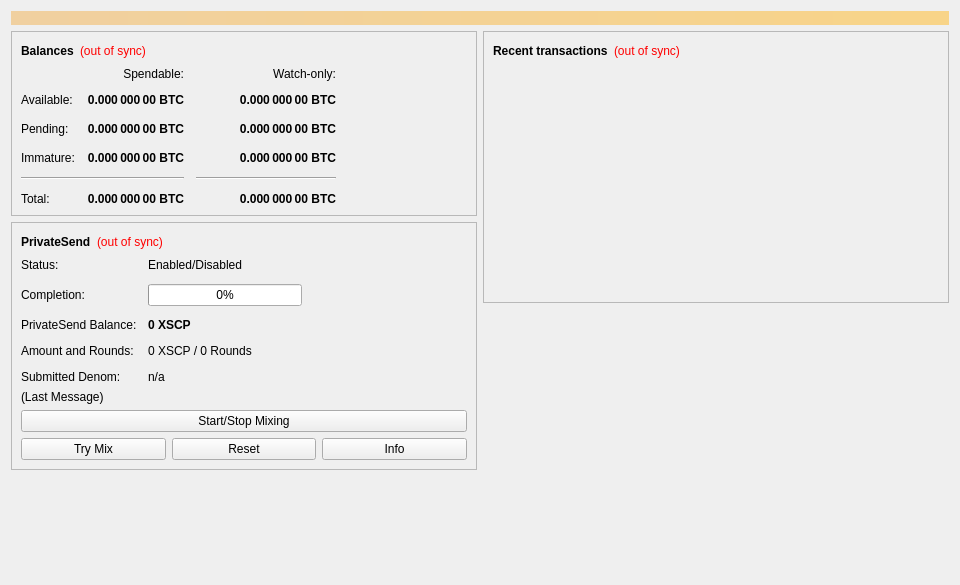
<?xml version="1.0" encoding="UTF-8"?>
<ui version="4.0">
 <class>OverviewPage</class>
 <widget class="QWidget" name="OverviewPage">
  <property name="geometry">
   <rect>
    <x>0</x>
    <y>0</y>
    <width>960</width>
    <height>585</height>
   </rect>
  </property>
  <property name="minimumSize">
   <size>
    <width>960</width>
    <height>0</height>
   </size>
  </property>
  <property name="windowTitle">
   <string>Form</string>
  </property>
  <layout class="QVBoxLayout" name="topLayout">
   <item>
    <widget class="QLabel" name="labelAlerts">
     <property name="visible">
      <bool>false</bool>
     </property>
     <property name="styleSheet">
      <string notr="true">background-color: qlineargradient(x1: 0, y1: 0, x2: 1, y2: 0, stop:0 #F0D0A0, stop:1 #F8D488); color:#000000;</string>
     </property>
     <property name="wordWrap">
      <bool>true</bool>
     </property>
     <property name="margin">
      <number>3</number>
     </property>
    </widget>
   </item>
   <item>
    <layout class="QHBoxLayout" name="horizontalLayout" stretch="1,1">
     <item>
      <layout class="QVBoxLayout" name="verticalLayout_2">
       <item>
        <widget class="QFrame" name="frame">
         <property name="frameShape">
          <enum>QFrame::StyledPanel</enum>
         </property>
         <property name="frameShadow">
          <enum>QFrame::Raised</enum>
         </property>
         <layout class="QVBoxLayout" name="verticalLayout_4">
          <item>
           <layout class="QHBoxLayout" name="horizontalLayout_4">
            <item>
             <widget class="QLabel" name="label_5">
              <property name="font">
               <font>
                <weight>75</weight>
                <bold>true</bold>
               </font>
              </property>
              <property name="text">
               <string>Balances</string>
              </property>
             </widget>
            </item>
            <item>
             <widget class="QLabel" name="labelWalletStatus">
              <property name="toolTip">
               <string>The displayed information may be out of date. Your wallet automatically synchronizes with the Scope network after a connection is established, but this process has not completed yet.</string>
              </property>
              <property name="styleSheet">
               <string notr="true">QLabel { color: red; }</string>
              </property>
              <property name="text">
               <string notr="true">(out of sync)</string>
              </property>
              <property name="alignment">
               <set>Qt::AlignLeading|Qt::AlignLeft|Qt::AlignVCenter</set>
              </property>
             </widget>
            </item>
            <item>
             <spacer name="horizontalSpacer_3">
              <property name="orientation">
               <enum>Qt::Horizontal</enum>
              </property>
              <property name="sizeHint" stdset="0">
               <size>
                <width>40</width>
                <height>20</height>
               </size>
              </property>
             </spacer>
            </item>
           </layout>
          </item>
          <item>
           <layout class="QGridLayout" name="gridLayout">
            <property name="spacing">
             <number>12</number>
            </property>
            <item row="2" column="2">
             <widget class="QLabel" name="labelWatchPending">
              <property name="font">
               <font>
                <weight>75</weight>
                <bold>true</bold>
               </font>
              </property>
              <property name="cursor">
               <cursorShape>IBeamCursor</cursorShape>
              </property>
              <property name="toolTip">
               <string>Unconfirmed transactions to watch-only addresses</string>
              </property>
              <property name="text">
               <string notr="true">0.000 000 00 BTC</string>
              </property>
              <property name="alignment">
               <set>Qt::AlignRight|Qt::AlignTrailing|Qt::AlignVCenter</set>
              </property>
              <property name="textInteractionFlags">
               <set>Qt::LinksAccessibleByMouse|Qt::TextSelectableByKeyboard|Qt::TextSelectableByMouse</set>
              </property>
             </widget>
            </item>
            <item row="2" column="1">
             <widget class="QLabel" name="labelUnconfirmed">
              <property name="font">
               <font>
                <weight>75</weight>
                <bold>true</bold>
               </font>
              </property>
              <property name="cursor">
               <cursorShape>IBeamCursor</cursorShape>
              </property>
              <property name="toolTip">
               <string>Total of transactions that have yet to be confirmed, and do not yet count toward the spendable balance</string>
              </property>
              <property name="text">
               <string notr="true">0.000 000 00 BTC</string>
              </property>
              <property name="alignment">
               <set>Qt::AlignRight|Qt::AlignTrailing|Qt::AlignVCenter</set>
              </property>
              <property name="textInteractionFlags">
               <set>Qt::LinksAccessibleByMouse|Qt::TextSelectableByKeyboard|Qt::TextSelectableByMouse</set>
              </property>
             </widget>
            </item>
            <item row="3" column="2">
             <widget class="QLabel" name="labelWatchImmature">
              <property name="font">
               <font>
                <weight>75</weight>
                <bold>true</bold>
               </font>
              </property>
              <property name="cursor">
               <cursorShape>IBeamCursor</cursorShape>
              </property>
              <property name="toolTip">
               <string>Mined balance in watch-only addresses that has not yet matured</string>
              </property>
              <property name="text">
               <string notr="true">0.000 000 00 BTC</string>
              </property>
              <property name="alignment">
               <set>Qt::AlignRight|Qt::AlignTrailing|Qt::AlignVCenter</set>
              </property>
              <property name="textInteractionFlags">
               <set>Qt::LinksAccessibleByMouse|Qt::TextSelectableByKeyboard|Qt::TextSelectableByMouse</set>
              </property>
             </widget>
            </item>
            <item row="4" column="0" colspan="2">
             <widget class="Line" name="lineSpendableBalance">
              <property name="orientation">
               <enum>Qt::Horizontal</enum>
              </property>
             </widget>
            </item>
            <item row="4" column="2">
             <widget class="Line" name="lineWatchBalance">
              <property name="sizePolicy">
               <sizepolicy hsizetype="Preferred" vsizetype="Fixed">
                <horstretch>0</horstretch>
                <verstretch>0</verstretch>
               </sizepolicy>
              </property>
              <property name="minimumSize">
               <size>
                <width>140</width>
                <height>0</height>
               </size>
              </property>
              <property name="orientation">
               <enum>Qt::Horizontal</enum>
              </property>
             </widget>
            </item>
            <item row="5" column="0">
             <widget class="QLabel" name="labelTotalText">
              <property name="text">
               <string>Total:</string>
              </property>
             </widget>
            </item>
            <item row="3" column="1">
             <widget class="QLabel" name="labelImmature">
              <property name="font">
               <font>
                <weight>75</weight>
                <bold>true</bold>
               </font>
              </property>
              <property name="cursor">
               <cursorShape>IBeamCursor</cursorShape>
              </property>
              <property name="toolTip">
               <string>Mined balance that has not yet matured</string>
              </property>
              <property name="text">
               <string notr="true">0.000 000 00 BTC</string>
              </property>
              <property name="alignment">
               <set>Qt::AlignRight|Qt::AlignTrailing|Qt::AlignVCenter</set>
              </property>
              <property name="textInteractionFlags">
               <set>Qt::LinksAccessibleByMouse|Qt::TextSelectableByKeyboard|Qt::TextSelectableByMouse</set>
              </property>
             </widget>
            </item>
            <item row="2" column="3">
             <spacer name="horizontalSpacer_2">
              <property name="orientation">
               <enum>Qt::Horizontal</enum>
              </property>
              <property name="sizeHint" stdset="0">
               <size>
                <width>40</width>
                <height>20</height>
               </size>
              </property>
             </spacer>
            </item>
            <item row="3" column="0">
             <widget class="QLabel" name="labelImmatureText">
              <property name="text">
               <string>Immature:</string>
              </property>
             </widget>
            </item>
            <item row="5" column="1">
             <widget class="QLabel" name="labelTotal">
              <property name="font">
               <font>
                <weight>75</weight>
                <bold>true</bold>
               </font>
              </property>
              <property name="cursor">
               <cursorShape>IBeamCursor</cursorShape>
              </property>
              <property name="toolTip">
               <string>Your current total balance</string>
              </property>
              <property name="text">
               <string notr="true">0.000 000 00 BTC</string>
              </property>
              <property name="alignment">
               <set>Qt::AlignRight|Qt::AlignTrailing|Qt::AlignVCenter</set>
              </property>
              <property name="textInteractionFlags">
               <set>Qt::LinksAccessibleByMouse|Qt::TextSelectableByKeyboard|Qt::TextSelectableByMouse</set>
              </property>
             </widget>
            </item>
            <item row="5" column="2">
             <widget class="QLabel" name="labelWatchTotal">
              <property name="font">
               <font>
                <weight>75</weight>
                <bold>true</bold>
               </font>
              </property>
              <property name="cursor">
               <cursorShape>IBeamCursor</cursorShape>
              </property>
              <property name="toolTip">
               <string>Current total balance in watch-only addresses</string>
              </property>
              <property name="text">
               <string notr="true">0.000 000 00 BTC</string>
              </property>
              <property name="alignment">
               <set>Qt::AlignRight|Qt::AlignTrailing|Qt::AlignVCenter</set>
              </property>
              <property name="textInteractionFlags">
               <set>Qt::LinksAccessibleByMouse|Qt::TextSelectableByKeyboard|Qt::TextSelectableByMouse</set>
              </property>
             </widget>
            </item>
            <item row="0" column="2">
             <widget class="QLabel" name="labelWatchonly">
              <property name="text">
               <string>Watch-only:</string>
              </property>
              <property name="alignment">
               <set>Qt::AlignRight|Qt::AlignTrailing|Qt::AlignVCenter</set>
              </property>
             </widget>
            </item>
            <item row="1" column="0">
             <widget class="QLabel" name="labelBalanceText">
              <property name="text">
               <string>Available:</string>
              </property>
             </widget>
            </item>
            <item row="1" column="1">
             <widget class="QLabel" name="labelBalance">
              <property name="font">
               <font>
                <weight>75</weight>
                <bold>true</bold>
               </font>
              </property>
              <property name="cursor">
               <cursorShape>IBeamCursor</cursorShape>
              </property>
              <property name="toolTip">
               <string>Your current spendable balance</string>
              </property>
              <property name="text">
               <string notr="true">0.000 000 00 BTC</string>
              </property>
              <property name="alignment">
               <set>Qt::AlignRight|Qt::AlignTrailing|Qt::AlignVCenter</set>
              </property>
              <property name="textInteractionFlags">
               <set>Qt::LinksAccessibleByMouse|Qt::TextSelectableByKeyboard|Qt::TextSelectableByMouse</set>
              </property>
             </widget>
            </item>
            <item row="1" column="2">
             <widget class="QLabel" name="labelWatchAvailable">
              <property name="font">
               <font>
                <weight>75</weight>
                <bold>true</bold>
               </font>
              </property>
              <property name="cursor">
               <cursorShape>IBeamCursor</cursorShape>
              </property>
              <property name="toolTip">
               <string>Your current balance in watch-only addresses</string>
              </property>
              <property name="text">
               <string notr="true">0.000 000 00 BTC</string>
              </property>
              <property name="alignment">
               <set>Qt::AlignRight|Qt::AlignTrailing|Qt::AlignVCenter</set>
              </property>
              <property name="textInteractionFlags">
               <set>Qt::LinksAccessibleByMouse|Qt::TextSelectableByKeyboard|Qt::TextSelectableByMouse</set>
              </property>
             </widget>
            </item>
            <item row="2" column="0">
             <widget class="QLabel" name="labelPendingText">
              <property name="text">
               <string>Pending:</string>
              </property>
             </widget>
            </item>
            <item row="0" column="1">
             <widget class="QLabel" name="labelSpendable">
              <property name="text">
               <string>Spendable:</string>
              </property>
              <property name="alignment">
               <set>Qt::AlignRight|Qt::AlignTrailing|Qt::AlignVCenter</set>
              </property>
             </widget>
            </item>
           </layout>
          </item>
         </layout>
        </widget>
       </item>
       <item>
        <widget class="QFrame" name="framePrivateSend">
         <property name="layoutDirection">
          <enum>Qt::LeftToRight</enum>
         </property>
         <property name="frameShape">
          <enum>QFrame::StyledPanel</enum>
         </property>
         <property name="frameShadow">
          <enum>QFrame::Raised</enum>
         </property>
         <layout class="QVBoxLayout" name="VerticalLayout_PS1">
          <item>
           <layout class="QHBoxLayout" name="horizontalLayout_5">
            <item>
             <widget class="QLabel" name="labelPrivateSendHeader">
              <property name="font">
               <font>
                <weight>75</weight>
                <bold>true</bold>
               </font>
              </property>
              <property name="text">
               <string>PrivateSend</string>
              </property>
             </widget>
            </item>
            <item>
             <widget class="QLabel" name="labelPrivateSendSyncStatus">
              <property name="toolTip">
               <string>The displayed information may be out of date. Your wallet automatically synchronizes with the Scope network after a connection is established, but this process has not completed yet.</string>
              </property>
              <property name="styleSheet">
               <string notr="true">QLabel { color: red; }</string>
              </property>
              <property name="text">
               <string notr="true">(out of sync)</string>
              </property>
              <property name="alignment">
               <set>Qt::AlignLeading|Qt::AlignLeft|Qt::AlignVCenter</set>
              </property>
             </widget>
            </item>
            <item>
             <spacer name="horizontalSpacer_4">
              <property name="orientation">
               <enum>Qt::Horizontal</enum>
              </property>
              <property name="sizeHint" stdset="0">
               <size>
                <width>40</width>
                <height>20</height>
               </size>
              </property>
             </spacer>
            </item>
           </layout>
          </item>
          <item>
           <layout class="QFormLayout" name="privateSendFormLayout">
            <property name="fieldGrowthPolicy">
             <enum>QFormLayout::AllNonFixedFieldsGrow</enum>
            </property>
            <property name="horizontalSpacing">
             <number>11</number>
            </property>
            <property name="verticalSpacing">
             <number>12</number>
            </property>
            <item row="0" column="0">
             <widget class="QLabel" name="labelPrivateSendEnabledText">
              <property name="text">
               <string>Status:</string>
              </property>
             </widget>
            </item>
            <item row="0" column="1">
             <widget class="QLabel" name="labelPrivateSendEnabled">
              <property name="text">
               <string>Enabled/Disabled</string>
              </property>
             </widget>
            </item>
            <item row="1" column="0">
             <widget class="QLabel" name="labelCompletitionText">
              <property name="text">
               <string>Completion:</string>
              </property>
             </widget>
            </item>
            <item row="1" column="1">
             <widget class="QProgressBar" name="privateSendProgress">
              <property name="maximumSize">
               <size>
                <width>154</width>
                <height>16777215</height>
               </size>
              </property>
              <property name="value">
               <number>0</number>
              </property>
             </widget>
            </item>
            <item row="2" column="0">
             <widget class="QLabel" name="labelAnonymizedText">
              <property name="text">
               <string>PrivateSend Balance:</string>
              </property>
             </widget>
            </item>
            <item row="2" column="1">
             <widget class="QLabel" name="labelAnonymized">
              <property name="font">
               <font>
                <weight>75</weight>
                <bold>true</bold>
               </font>
              </property>
              <property name="text">
               <string notr="true">0 XSCP</string>
              </property>
             </widget>
            </item>
            <item row="3" column="0">
             <widget class="QLabel" name="labelAmountAndRoundsText">
              <property name="text">
               <string>Amount and Rounds:</string>
              </property>
             </widget>
            </item>
            <item row="3" column="1">
             <widget class="QLabel" name="labelAmountRounds">
              <property name="text">
               <string>0 XSCP / 0 Rounds</string>
              </property>
             </widget>
            </item>
            <item row="4" column="0">
             <widget class="QLabel" name="labelSubmittedDenomText">
              <property name="text">
               <string>Submitted Denom:</string>
              </property>
             </widget>
            </item>
            <item row="4" column="1">
             <widget class="QLabel" name="labelSubmittedDenom">
              <property name="toolTip">
               <string>The denominations you submitted to the Masternode.&lt;br&gt;To mix, other users must submit the exact same denominations.</string>
              </property>
              <property name="text">
               <string>n/a</string>
              </property>
             </widget>
            </item>
           </layout>
          </item>
          <item>
           <layout class="QVBoxLayout" name="VerticalLayout_PS">
            <item>
             <widget class="QLabel" name="labelPrivateSendLastMessage">
              <property name="text">
               <string>(Last Message)</string>
              </property>
              <property name="alignment">
               <set>Qt::AlignLeading|Qt::AlignLeft|Qt::AlignTop</set>
              </property>
              <property name="wordWrap">
               <bool>true</bool>
              </property>
             </widget>
            </item>
            <item>
             <widget class="QPushButton" name="togglePrivateSend">
              <property name="sizePolicy">
               <sizepolicy hsizetype="MinimumExpanding" vsizetype="Fixed">
                <horstretch>0</horstretch>
                <verstretch>0</verstretch>
               </sizepolicy>
              </property>
              <property name="text">
               <string>Start/Stop Mixing</string>
              </property>
             </widget>
            </item>
            <item>
             <layout class="QHBoxLayout" name="horizontalLayout_debugbuttons">
              <item>
               <widget class="QPushButton" name="privateSendAuto">
                <property name="sizePolicy">
                 <sizepolicy hsizetype="MinimumExpanding" vsizetype="Fixed">
                  <horstretch>0</horstretch>
                  <verstretch>0</verstretch>
                 </sizepolicy>
                </property>
                <property name="toolTip">
                 <string>Try to manually submit a PrivateSend request.</string>
                </property>
                <property name="text">
                 <string>Try Mix</string>
                </property>
               </widget>
              </item>
              <item>
               <widget class="QPushButton" name="privateSendReset">
                <property name="sizePolicy">
                 <sizepolicy hsizetype="MinimumExpanding" vsizetype="Fixed">
                  <horstretch>0</horstretch>
                  <verstretch>0</verstretch>
                 </sizepolicy>
                </property>
                <property name="toolTip">
                 <string>Reset the current status of PrivateSend (can interrupt PrivateSend if it's in the process of Mixing, which can cost you money!)</string>
                </property>
                <property name="autoFillBackground">
                 <bool>false</bool>
                </property>
                <property name="text">
                 <string>Reset</string>
                </property>
               </widget>
              </item>
              <item>
               <widget class="QPushButton" name="privateSendInfo">
                <property name="sizePolicy">
                 <sizepolicy hsizetype="MinimumExpanding" vsizetype="Fixed">
                  <horstretch>0</horstretch>
                  <verstretch>0</verstretch>
                 </sizepolicy>
                </property>
                <property name="toolTip">
                 <string>Information about PrivateSend and Mixing</string>
                </property>
                <property name="text">
                 <string>Info</string>
                </property>
               </widget>
              </item>
             </layout>
            </item>
           </layout>
          </item>
         </layout>
        </widget>
       </item>
       <item>
        <spacer name="verticalSpacer">
         <property name="orientation">
          <enum>Qt::Vertical</enum>
         </property>
         <property name="sizeHint" stdset="0">
          <size>
           <width>20</width>
           <height>40</height>
          </size>
         </property>
        </spacer>
       </item>
      </layout>
     </item>
     <item>
      <layout class="QVBoxLayout" name="verticalLayout_3">
       <item>
        <widget class="QFrame" name="frame_2">
         <property name="frameShape">
          <enum>QFrame::StyledPanel</enum>
         </property>
         <property name="frameShadow">
          <enum>QFrame::Raised</enum>
         </property>
         <layout class="QVBoxLayout" name="verticalLayout">
          <item>
           <layout class="QHBoxLayout" name="horizontalLayout_2">
            <item>
             <widget class="QLabel" name="label_4">
              <property name="font">
               <font>
                <weight>75</weight>
                <bold>true</bold>
               </font>
              </property>
              <property name="text">
               <string>Recent transactions</string>
              </property>
             </widget>
            </item>
            <item>
             <widget class="QLabel" name="labelTransactionsStatus">
              <property name="toolTip">
               <string>The displayed information may be out of date. Your wallet automatically synchronizes with the Scope network after a connection is established, but this process has not completed yet.</string>
              </property>
              <property name="styleSheet">
               <string notr="true">QLabel { color: red; }</string>
              </property>
              <property name="text">
               <string notr="true">(out of sync)</string>
              </property>
              <property name="alignment">
               <set>Qt::AlignLeading|Qt::AlignLeft|Qt::AlignVCenter</set>
              </property>
             </widget>
            </item>
            <item>
             <spacer name="horizontalSpacer">
              <property name="orientation">
               <enum>Qt::Horizontal</enum>
              </property>
              <property name="sizeHint" stdset="0">
               <size>
                <width>40</width>
                <height>20</height>
               </size>
              </property>
             </spacer>
            </item>
           </layout>
          </item>
          <item>
           <widget class="QListView" name="listTransactions">
            <property name="styleSheet">
             <string notr="true">QListView { background: transparent; }</string>
            </property>
            <property name="frameShape">
             <enum>QFrame::NoFrame</enum>
            </property>
            <property name="verticalScrollBarPolicy">
             <enum>Qt::ScrollBarAlwaysOff</enum>
            </property>
            <property name="horizontalScrollBarPolicy">
             <enum>Qt::ScrollBarAlwaysOff</enum>
            </property>
            <property name="selectionMode">
             <enum>QAbstractItemView::NoSelection</enum>
            </property>
           </widget>
          </item>
         </layout>
        </widget>
       </item>
       <item>
        <spacer name="verticalSpacer_2">
         <property name="orientation">
          <enum>Qt::Vertical</enum>
         </property>
         <property name="sizeHint" stdset="0">
          <size>
           <width>20</width>
           <height>40</height>
          </size>
         </property>
        </spacer>
       </item>
      </layout>
     </item>
    </layout>
   </item>
  </layout>
 </widget>
 <resources/>
 <connections/>
</ui>
